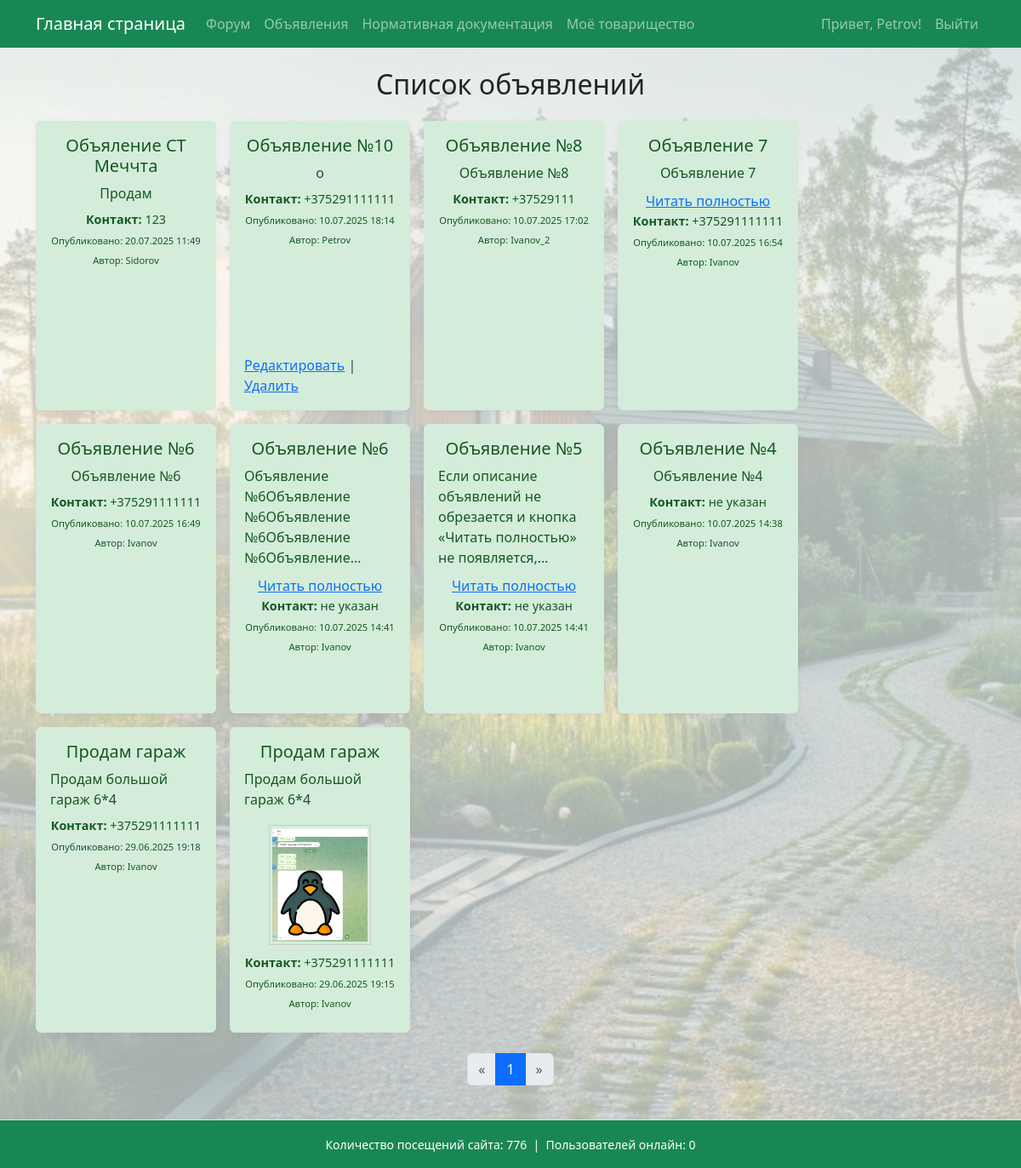
Screenshot of /ads/ (signed in) with the database file from the repository.
### garden/models.py (models this page shows, shortened)
class Advertisement(models.Model):
    title = models.CharField(max_length=200)
    description = models.TextField()
    photo = models.ImageField(upload_to='ads_photos/', blank=True, null=True)
    contact = models.CharField(max_length=100, verbose_name='Контакт для связи')  # новое обязательное поле
    owner = models.ForeignKey(settings.AUTH_USER_MODEL, on_delete=models.CASCADE, related_name='advertisements')
    created_at = models.DateTimeField(auto_now_add=True)
    updated_at = models.DateTimeField(auto_now=True)

### garden/views.py (the view)
# urls.py: path('ads/', views.ads, name='ads'),
def ads(request):
    ads_list = Advertisement.objects.all().order_by('-created_at')
    paginator = Paginator(ads_list, 15)  # 15 объявлений на страницу
    page_number = request.GET.get('page')
    page_obj = paginator.get_page(page_number)
    return render(request, 'ads.html', {'page_obj': page_obj})

### garden/context_processors.py (called while the page is built)
def total_visits_processor(request):
    counter, created = PageVisit.objects.get_or_create(page_name='main_page')
    return {
        'total_visits': counter.visits
    }

def online_users_processor(request):
    now = timezone.now()
    active_threshold = now - timedelta(seconds=40)  # считаем активными за последние 40 секунд
    online_count = Profile.objects.filter(last_seen__gte=active_threshold).count()
    return {'online_users': online_count}

### garden/templates/ads.html (shortened to what this page needs)
{% extends "base.html" %}
{% block content %}
<h2 class="text-center mb-4">Список объявлений</h2>
{% if page_obj %}
  <div class="ads-container d-flex flex-wrap justify-content-start gap-3">
    {% for ad in page_obj %}
      <div class="ad-card bg-light-green border rounded p-3 d-flex flex-column align-items-center">
        <h5 class="text-center mb-2">{{ ad.title }}</h5>
        <div class="ad-description description-truncate-5 mb-2" id="desc-{{ forloop.counter }}">
          {{ ad.description|linebreaksbr }}
        </div>
        <button class="btn btn-link p-0 read-more-btn" data-target="desc-{{ forloop.counter }}" style="display:none;">
          Читать полностью
        </button>
        {% if ad.photo %}
          <img src="{{ ad.photo.url }}" alt="{{ ad.title }}" class="ad-photo" data-full="{{ ad.photo.url }}">
        {% endif %}
        <div class="mb-1" style="font-size: 0.9em;">
          <strong>Контакт:</strong> {{ ad.contact }}
        </div>
        <div class="mb-1" style="font-size: 0.8em;">
          <small>Опубликовано: {{ ad.created_at|date:"d.m.Y H:i" }}</small>
        </div>
        <div class="mb-2" style="font-size: 0.8em;">
          <small>Автор: {{ ad.owner.get_full_name|default:ad.owner.username }}</small>
        </div>
        {% if user.is_authenticated and ad.owner == user %}
          <div class="mt-auto">
            <a href="{% url 'edit_advertisement' ad.pk %}">Редактировать</a> |
            <a href="{% url 'delete_advertisement' ad.pk %}">Удалить</a>
          </div>
        {% endif %}
      </div>
    {% endfor %}
  </div>
  <nav aria-label="Page navigation" class="mt-4">
    <ul class="pagination justify-content-center">
      {% if page_obj.has_previous %}
        <li class="page-item">
          <a class="page-link" href="?page={{ page_obj.previous_page_number }}">&laquo;</a>
        </li>
      {% else %}
        <li class="page-item disabled">
          <span class="page-link">&laquo;</span>
        </li>
      {% endif %}
      {% for num in page_obj.paginator.page_range %}
        {% if num >= page_obj.number|add:"-2" and num <= page_obj.number|add:"2" %}
          {% if num == page_obj.number %}
            <li class="page-item active"><span class="page-link">{{ num }}</span></li>
          {% else %}
            <li class="page-item"><a class="page-link" href="?page={{ num }}">{{ num }}</a></li>
          {% endif %}
        {% endif %}
      {% endfor %}
      {% if page_obj.has_next %}
        <li class="page-item">
          <a class="page-link" href="?page={{ page_obj.next_page_number }}">&raquo;</a>
        </li>
      {% else %}
        <li class="page-item disabled">
          <span class="page-link">&raquo;</span>
        </li>
      {% endif %}
    </ul>
  </nav>
{% else %}
  <p class="text-center">Объявления отсутствуют.</p>
{% endif %}
{% endblock %}

### templates/base.html (shortened to what this page needs)
<!DOCTYPE html>
<html lang="ru">
<head>
    <link rel="stylesheet" href="https://cdn.jsdelivr.net/npm/bootstrap@5.3.0/dist/css/bootstrap.min.css">
</head>
<body>
    <div class="page-container">
        <nav class="navbar navbar-expand-lg navbar-dark bg-success mb-4">
            <div class="container">
                <a class="navbar-brand" href="{% url 'main_page' %}">Главная страница</a>
                <div class="collapse navbar-collapse" id="navbarSupportedContent">
                    <ul class="navbar-nav me-auto mb-2 mb-lg-0">
                        <li class="nav-item"><a class="nav-link" href="{% url 'forum' %}">Форум</a></li>
                        <li class="nav-item"><a class="nav-link" href="{% url 'ads' %}">Объявления</a></li>
                        <li class="nav-item"><a class="nav-link" href="https://strb.by/" target="_blank" rel="noopener noreferrer">Нормативная документация</a></li>
                        <li class="nav-item"><a class="nav-link" href="{% url 'my_community' %}">Моё товарищество</a></li>
                    </ul>
                    <ul class="navbar-nav ms-auto mb-2 mb-lg-0">
                        {% if user.is_authenticated %}
                            <li class="nav-item">
                                <span class="nav-link">Привет, {{ user.username }}!</span>
                            </li>
                            <li class="nav-item">
                                <a class="nav-link" href="#" onclick="event.preventDefault(); document.getElementById('logout-form').submit();">
                                    Выйти
                                </a>
                            </li>
                        {% else %}
                            <li class="nav-item"><a class="nav-link" href="{% url 'login' %}">Войти</a></li>
                        {% endif %}
                    </ul>
                </div>
            </div>
        </nav>
        <main class="content-wrap container">
            {% block content %}
            {% endblock %}
        </main>
        <footer class="bg-success text-center py-3 mt-4 border-top text-white">
            <div class="container">
                <small>
                    Количество посещений сайта: {{ total_visits }}
                      &nbsp;|&nbsp;
                    Пользователей онлайн: {{ online_users }}
                </small>
            </div>
        </footer>
    </div>
</body>
</html>

### templates/base.html (style rules this page uses)
body, html { height: 100%; margin: 0; }
.page-container { min-height: 100vh; display: flex; flex-direction: column; min-height: 100vh; background-image: url('/static/images/background.jpg'); background-repeat: no-repeat; background-position: center center; background-size: cover; background-color: rgba(240, 248, 245, 0.7); background-blend-mode: lighten; }
.content-wrap { flex: 1; }
.ad-card { box-shadow: 0 2px 8px rgba(0,0,0,0.04); margin-bottom: 0px; width: 230px !important; min-width: unset !important; }
@media (max-width: 1200px) { .ad-card { width: 20%; min-width: 180px; } }
.bg-light-green { background-color: #d4edda; color: #155724; }
.ad-card.bg-light-green { border-color: #c3e6cb; }
.description-truncate-5 { display: -webkit-box; -webkit-line-clamp: 5; -webkit-box-orient: vertical; overflow: hidden; text-overflow: ellipsis; white-space: normal; }
.ad-photo { max-width: 120px; height: auto; cursor: pointer; border: 1px solid #ccc; padding: 3px; margin: 10px 0; object-fit: contain; }

### garden/templates/ads.html (style rules this page uses)
.ads-container { gap: 1rem; }
.ad-card { background-color: #d4edda; color: #155724; border: 1px solid #c3e6cb; border-radius: 0.375rem; padding: 1rem; min-height: 340px; box-sizing: border-box; flex: 0 0 19%; max-width: 19%; display: flex; flex-direction: column; align-items: center; }
.description-truncate-5 { display: -webkit-box; -webkit-line-clamp: 5; -webkit-box-orient: vertical; overflow: hidden; text-overflow: ellipsis; white-space: normal; }
.ad-photo { max-width: 120px; height: auto; object-fit: contain; cursor: pointer; border: 1px solid #ccc; padding: 3px; margin: 10px 0; }

### rows the page displays
Advertisement: title "Объяление СТ Меччта", description "Продам", contact "123", created_at "20.07.2025 11:49", owner.get_full_name "Sidorov"
Advertisement: title "Объявление №10", description "о", contact "+375291111111", created_at "10.07.2025 18:14", owner.get_full_name "Petrov", shows "Редактировать"
Advertisement: title "Объявление №8", description "Объявление №8", contact "+37529111", created_at "10.07.2025 17:02", owner.get_full_name "Ivanov_2"
Advertisement: title "Объявление 7", description "Объявление 7", contact "+375291111111", created_at "10.07.2025 16:54", owner.get_full_name "Ivanov"
Advertisement: title "Объявление №6", description "Объявление №6", contact "+375291111111", created_at "10.07.2025 16:49", owner.get_full_name "Ivanov"
Advertisement: title "Объявление №6", description "Объявление №6Объявление №6Объявление №6Объявление…", contact "не указан", created_at "10.07.2025 14:41", owner.get_full_name "Ivanov"
Advertisement: title "Объявление №5", description "Если описание объявлений не обрезается и кнопка «Читать полностью» не…", contact "не указан", created_at "10.07.2025 14:41", owner.get_full_name "Ivanov"
Advertisement: title "Объявление №4", description "Объявление №4", contact "не указан", created_at "10.07.2025 14:38", owner.get_full_name "Ivanov"
Advertisement: title "Продам гараж", description "Продам большой гараж 6*4", contact "+375291111111", created_at "29.06.2025 19:18", owner.get_full_name "Ivanov"
Advertisement: title "Продам гараж", description "Продам большой гараж 6*4", photo (picture), contact "+375291111111", created_at "29.06.2025 19:15", owner.get_full_name "Ivanov"

### other values shown
{{ user.username }} "Petrov"
{{ num }} "1"
{{ total_visits }} "776"
{{ online_users }} "0"
